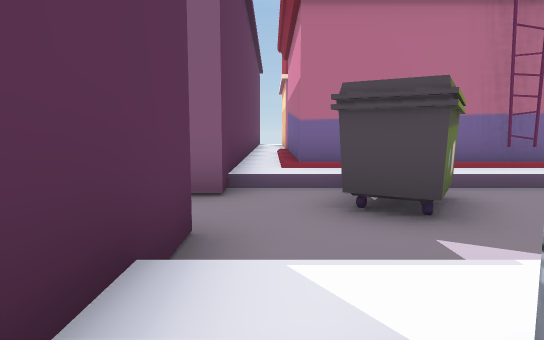
[1] (above)

24 first-person views from a walk through a 3-D level made in the Unity game engine. The camera is 1.2 m above the floor, tilts 6° down and sees 75° across. The floor is counted in squares, 2 m on a side. Each view is taken from the middle of a square. On the plan, view 1 faces up. The plan holds only what a view shows up to about 10 squares ahead; the rest is blank. The place goes on beyond the plan. The player is left out. Some surface patterns are stand-ins.

[2]
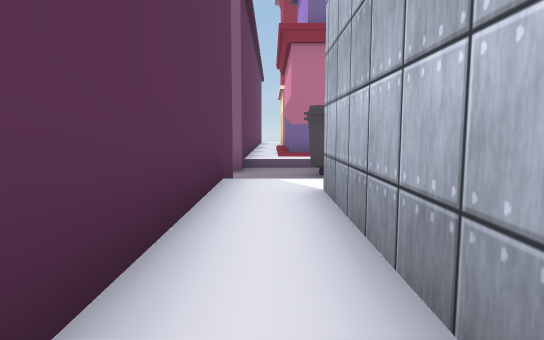

[3]
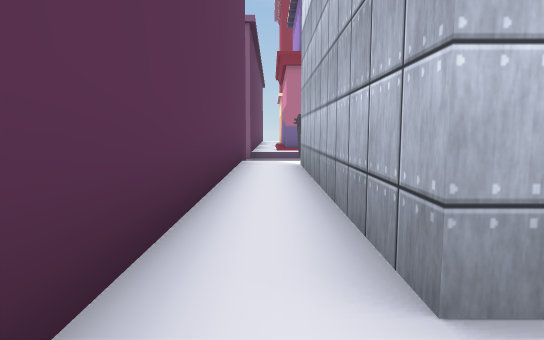

[4]
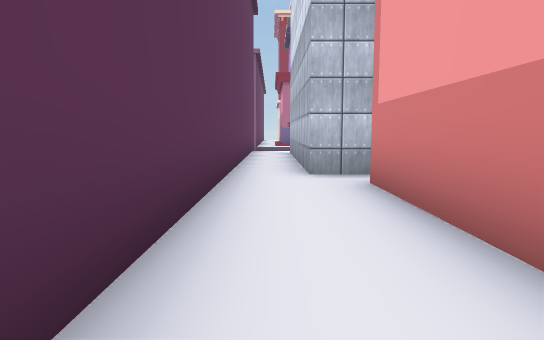

[5]
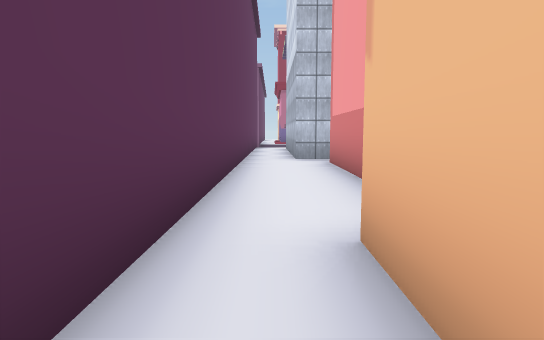

[6]
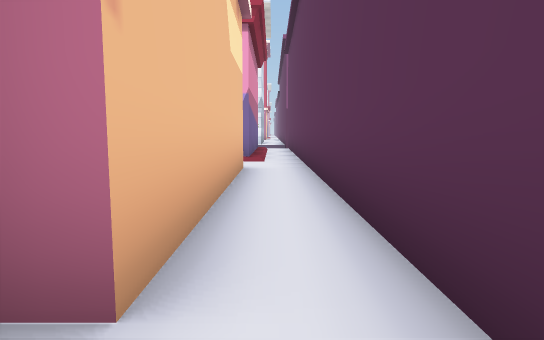

[7]
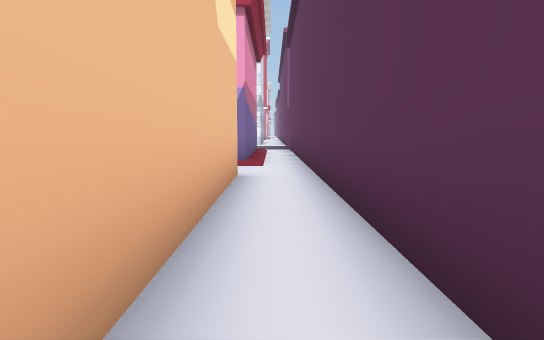

[8]
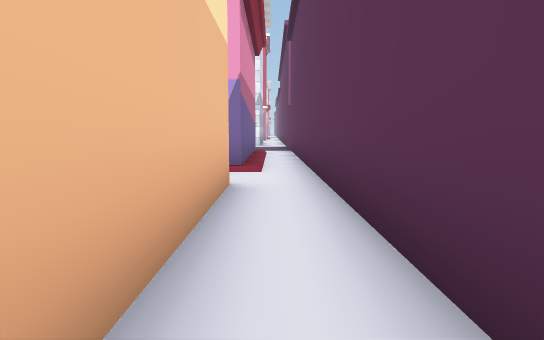

[9]
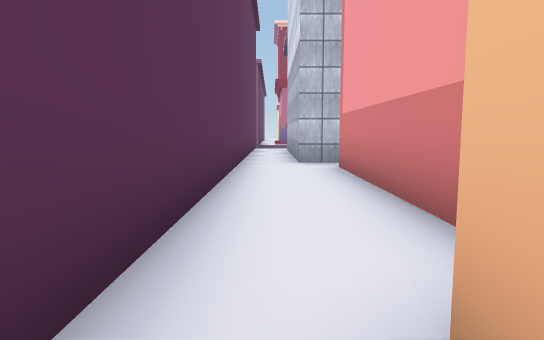

[10]
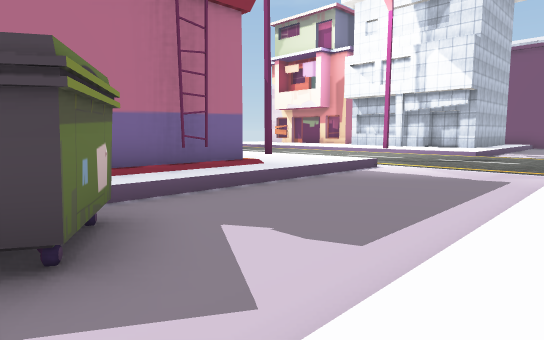

[11]
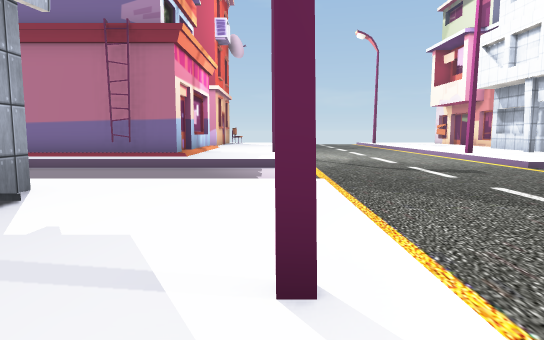

[12]
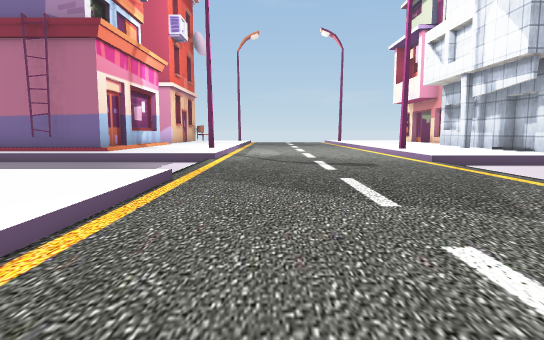

[13]
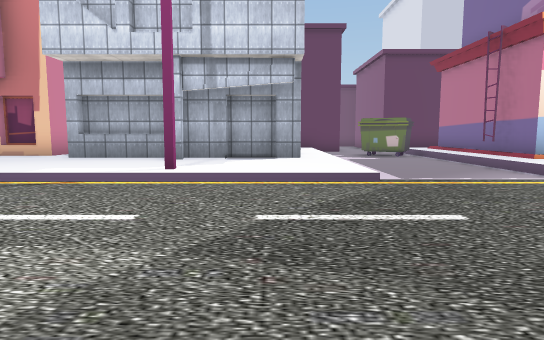

[14]
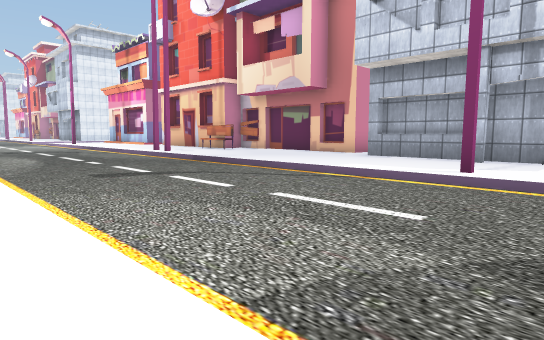

[15]
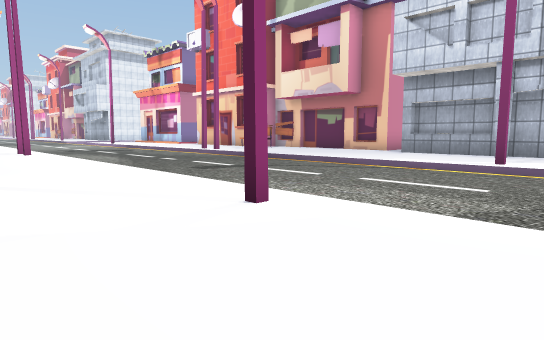

[16]
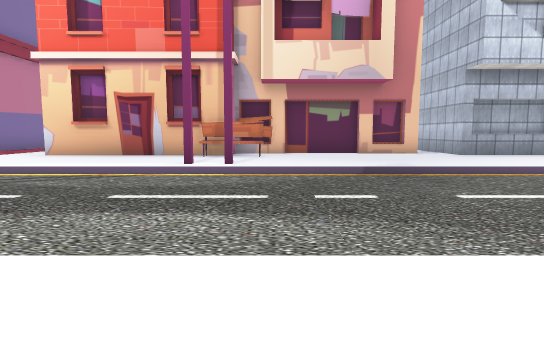

[17]
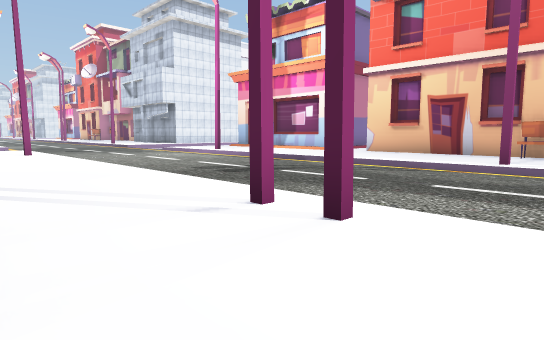

[18]
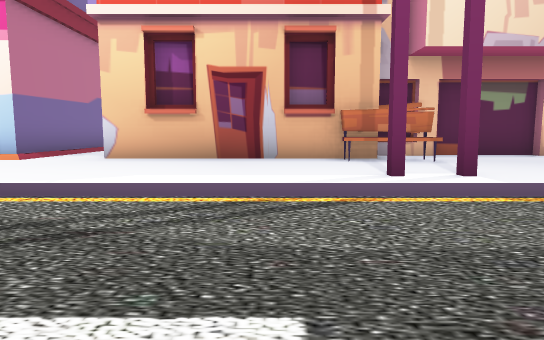

[19]
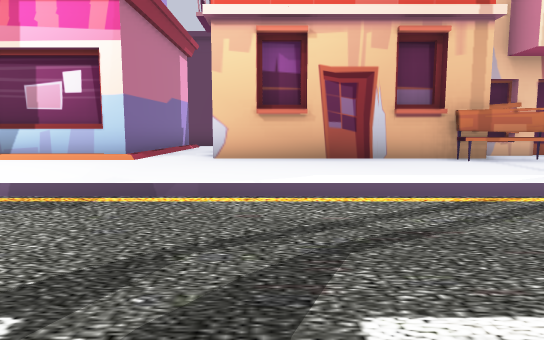

[20]
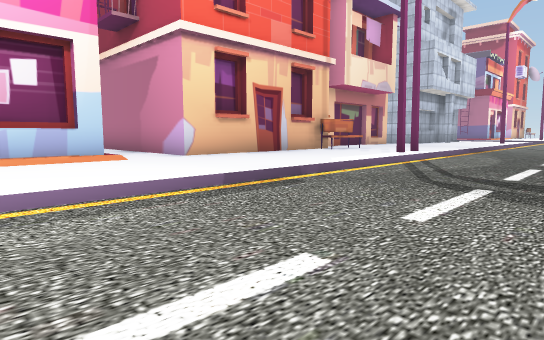

[21]
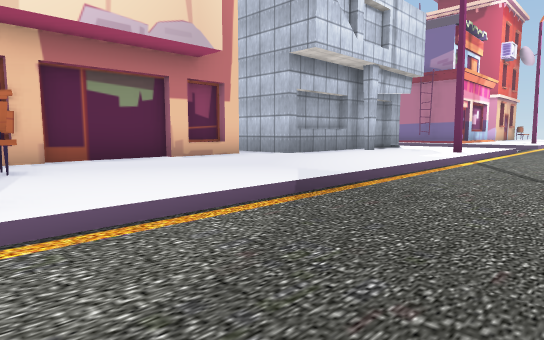

[22]
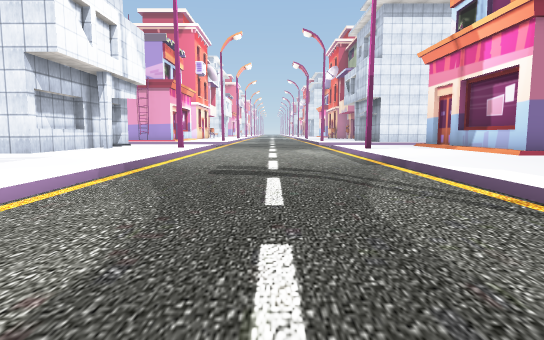

[23]
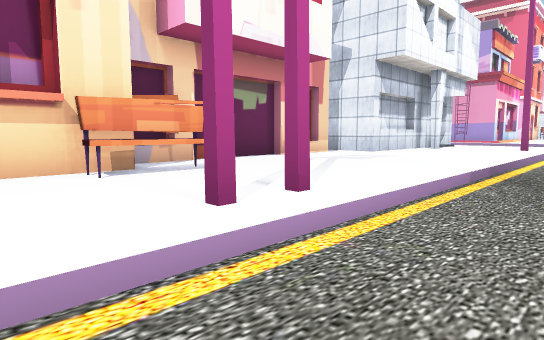

[24]
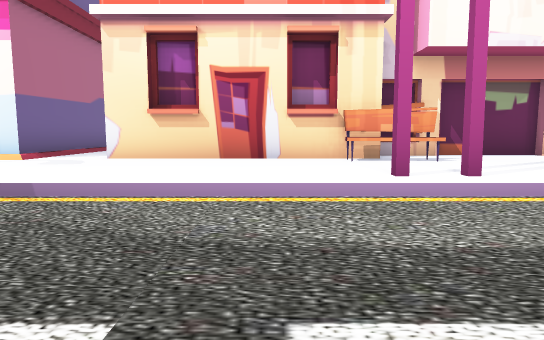

### Floor plan
Key: @ floor where view 1 was taken; # wall or solid block; . main floor; - floor 0.25 m lower than the main floor; _ floor 0.5 m lower than the main floor; / step, stairs or slope.
Columns run from 1 left of view 1 to 20 right of it. Each row starts with its distance up from view 1.
  8 #/#     ..
  7 #/#####/..-----...#
  6 #///////..-----...#
  5 #/////////-----...
  4 __##______-----__
  3 __________-----__
  2 #_________-----_
  1 #.........-----
  0 #@#   #...-----../
 -1 #.#   #...-----../
 -2 #.#   ##.#-----#./
 -3 #.#   #...-----../
 -4 #.#   #...-----../
 -5 #.#  ##...-----../####
 -6 #.#  #....-----......
 -7 #.#  #....-----...#
 -8 #.#  #....-----...#
 -9 #.#  #....-----...#
-10 #.#  #....-----...#
-11 #.#  ###..-----...#
-12 #.#   #...-----..###
-13 #.#   #...-----....#
-14 #.#   #...-----....#
-15 #.#   #...-----....#
-16 #.#####...-----....#
-17 #.........-----....#
-18 #.#####...-----...##
-19 #.#   #...-----...#
-20 #.#   #...-----...#

Where each view was taken, in squares from view 1:
view 1: 0 up, 0 right, facing up
view 2: 3 down, 0 right, facing up
view 3: 6 down, 0 right, facing up
view 4: 10 down, 0 right, facing up
view 5: 13 down, 0 right, facing up
view 6: 10 down, 0 right, facing down
view 7: 11 down, 0 right, facing down
view 8: 12 down, 0 right, facing down
view 9: 12 down, 0 right, facing up
view 10: 1 up, 1 right, facing up-right
view 11: 3 down, 8 right, facing up
view 12: 3 down, 10 right, facing up
view 13: 0 up, 14 right, facing left
view 14: 0 up, 14 right, facing down-left
view 15: 0 up, 16 right, facing down-left
view 16: 10 down, 15 right, facing left
view 17: 10 down, 16 right, facing down-left
view 18: 13 down, 12 right, facing left
view 19: 15 down, 12 right, facing left
view 20: 20 down, 12 right, facing up-left
view 21: 11 down, 11 right, facing up-left
view 22: 10 down, 11 right, facing down
view 23: 10 down, 12 right, facing down-right
view 24: 10 down, 10 right, facing right
